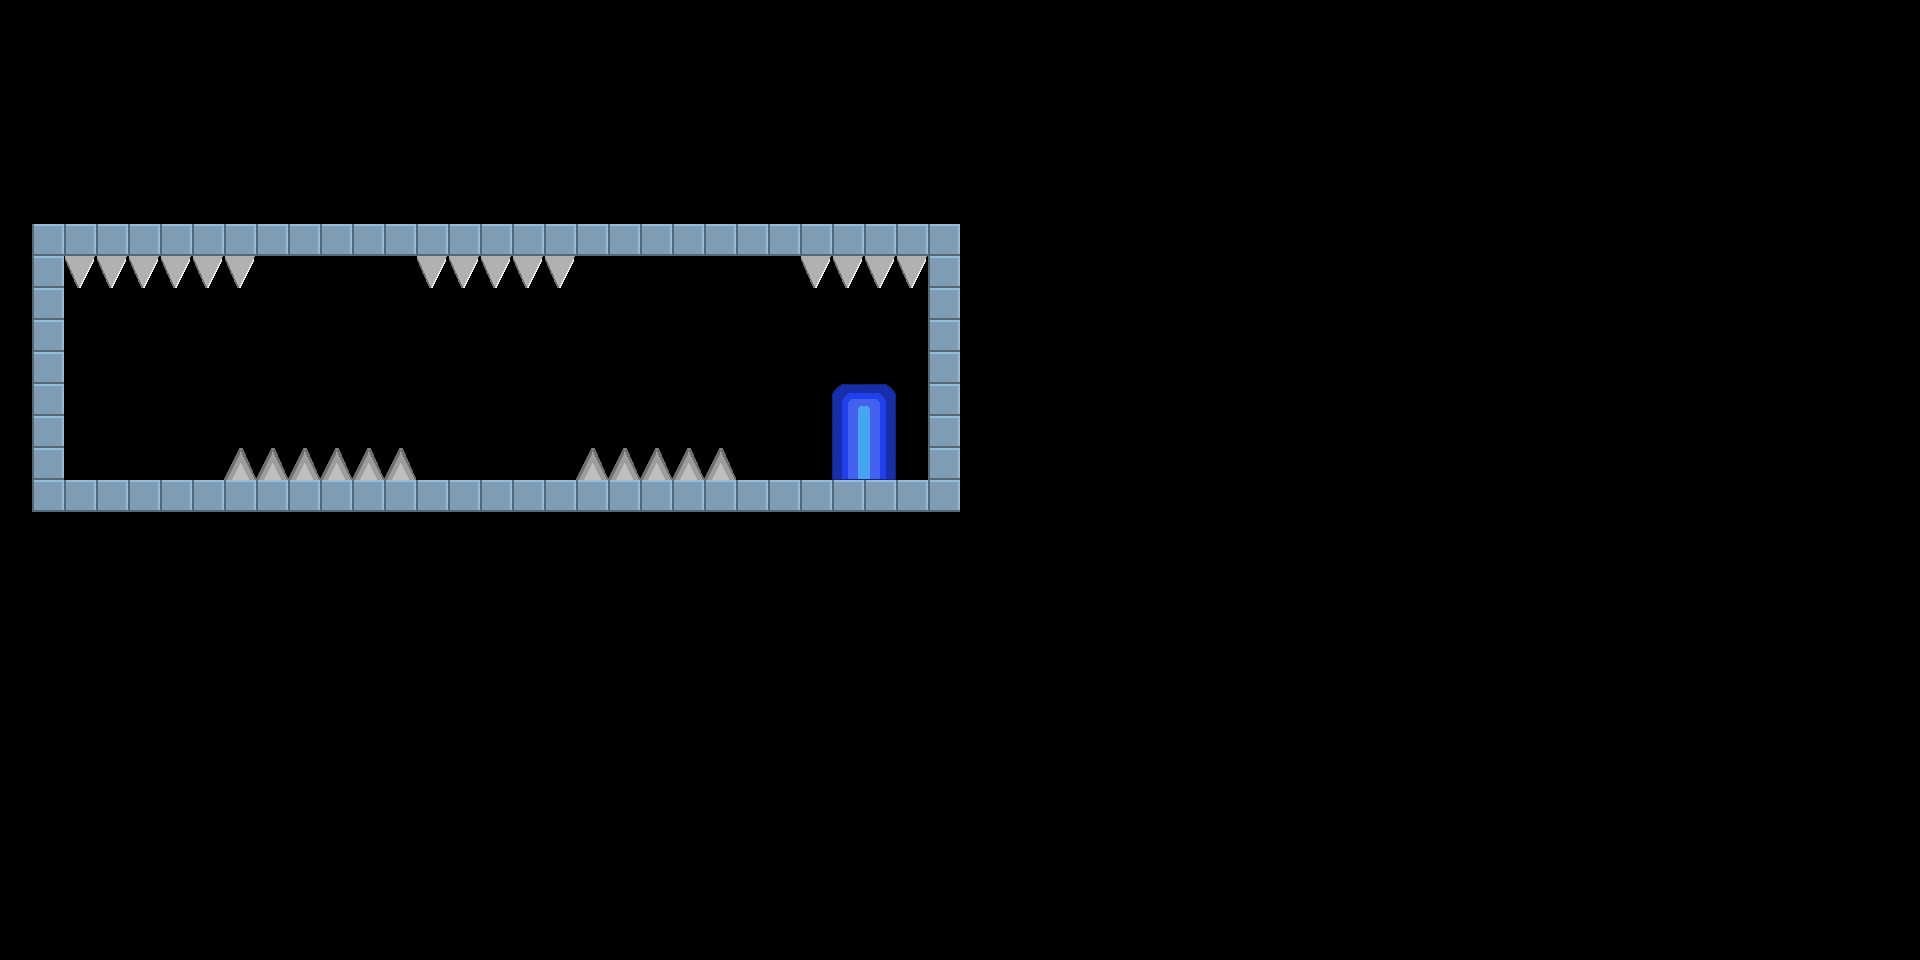

Tiled map render using the project's own tile images. Description and the map definition, with tile-layer contents summarised, below:
An orthogonal 60x30 tile map with 32x32 px tiles, 1 tile layer (Tile Layer 1), 3 tilesets.

<map version="1.0" orientation="orthogonal" renderorder="left-down" width="60" height="30" tilewidth="32" tileheight="32" nextobjectid="1">
 <properties>
  <property name="playerstart" value="4,12" />
  <property name="scrollable" value="1" />
  <property name="starttext" value="" />
  <property name="togglegravity" value="1" />
 </properties>
 <tileset firstgid="1" name="map" tilewidth="32" tileheight="32">
  <image source="../../assets/img/steelblock.png" width="32" height="32" />
 </tileset>
 <tileset firstgid="2" name="spikes" tilewidth="32" tileheight="32">
  <image source="../../assets/img/spikes.png" width="128" height="32" />
 </tileset>
 <tileset firstgid="6" name="door" tilewidth="32" tileheight="32">
  <image source="../../assets/img/door.png" width="64" height="96" />
 </tileset>
 <layer name="Tile Layer 1" width="60" height="30">
  <data>[1800 cells, 104 non-empty, 9 distinct tile ids]</data>
 </layer>
</map>
